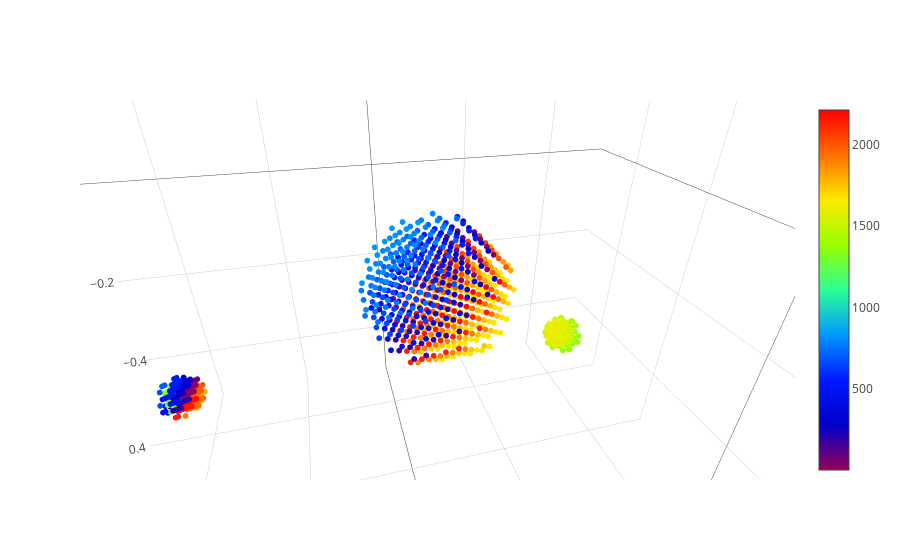

Notebook code cell kept with this figure:
### Code cell
trace1 = go.Scatter3d(
    x=cart_kpts_df['kx [1/A]'].values/(2*np.pi/(a)),
    y=cart_kpts_df['ky [1/A]'].values/(2*np.pi/(a)),
    z=cart_kpts_df['kz [1/A]'].values/(2*np.pi/(a)),
    mode='markers',
    marker=dict(
        size=2,
        color=cart_kpts_df['k_inds'],
        colorscale='Rainbow',
        showscale=True,
        opacity=1
    )
)

trace2 = go.Scatter

data = [trace1]
layout = go.Layout(
                    scene = dict(
                    xaxis = dict(
                        title='kx',titlefont = dict(family='Oswald, monospace',size=18)),
                    yaxis = dict(
                        title='ky',titlefont = dict(family='Oswald, monospace',size=18)),
                    zaxis = dict(
                        title='kz',titlefont = dict(family='Oswald, monospace',size=18)),))
fig = go.Figure(data=data, layout=layout)
py.iplot(fig, filename='simple-3d-scatter')

### Figure 1 — Plotly figure (JSON) as saved in the notebook; plotly's stock layout.template omitted (floating-point values rounded to 4 significant figures; data arrays with more than 128 entries replaced by an {"elided": "..."} marker saying what was removed)
{"data": [{"marker": {"color": {"elided": "2213 int values"}, "colorscale": "Rainbow", "opacity": 1, "showscale": true, "size": 2}, "mode": "markers", "type": "scatter3d", "uid": "08e7dbc9-7925-42ad-9eb5-a57028694a9c", "x": {"elided": "2213 float values"}, "y": {"elided": "2213 float values"}, "z": {"elided": "2213 float values"}}], "layout": {"autosize": true, "scene": {"aspectmode": "auto", "aspectratio": {"x": 1, "y": 1, "z": 1}, "camera": {"center": {"x": 0, "y": 0, "z": 0}, "eye": {"x": -0.1034, "y": -0.3913, "z": 0.2346}, "projection": {"type": "perspective"}, "up": {"x": 0, "y": 0, "z": 1}}, "xaxis": {"title": {"font": {"family": "Oswald, monospace", "size": 18}, "text": "kx"}, "type": "linear"}, "yaxis": {"title": {"font": {"family": "Oswald, monospace", "size": 18}, "text": "ky"}, "type": "linear"}, "zaxis": {"title": {"font": {"family": "Oswald, monospace", "size": 18}, "text": "kz"}, "type": "linear"}}}}
